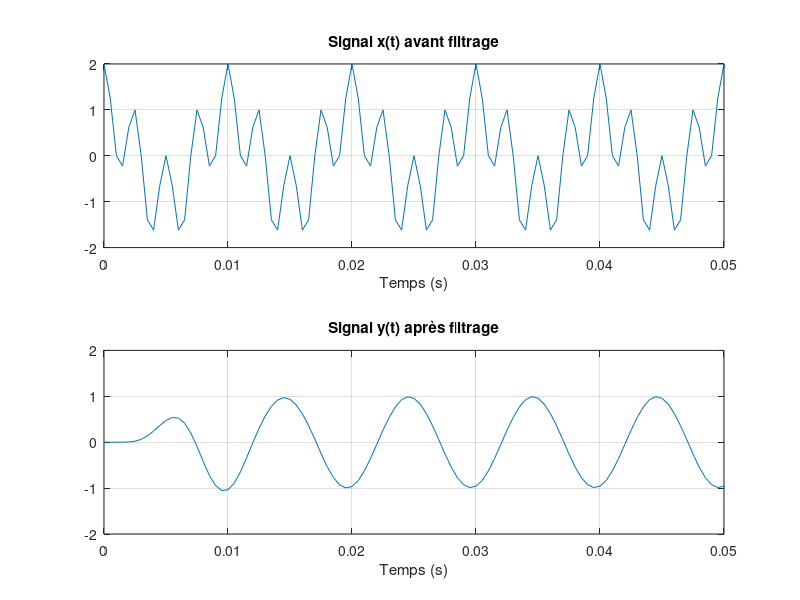

MATLAB code for this plot:
fa = 200;           % fréquence de la bande passante
fc = 350;           % fréquence de la bande atténuée
wa = 2*pi*fa;       % pulsation de fa
wc = 2*pi*fc;       % pulsation de fc
ra = 2;             % Atténuation max en bande passante (dB)
rc = 40;            % Atténuation min en bande coupée (dB)

% Conception du filtre Butterworth analogique
[n, wn] = buttord(wa, wc, ra, rc, 's'); % Calcul de l’ordre
[b, a] = butter(n, wn, 's');            % Calcul des coefficients du filtre

% Construction du signal x(t)
fe = 2000;           % fréquence d’échantillonnage
f1 = 100;            % fréquence dans la bande passante
f2 = 400;            % fréquence hors bande
t = 0:1/fe:1;       

x1 = cos(2*pi*f1*t); % composante à 100 Hz
x2 = cos(2*pi*f2*t); % composante à 400 Hz
x = x1 + x2;         % signal composé


sys = tf(b, a);        % création de la fonction de transfert
y = lsim(sys, x, t);   % sortie filtrée du signal

% Affichage dans le domaine temporel
figure;
subplot(211);
plot(t, x);
grid on;
axis([0 5/f1 -2 2]);
xlabel('Temps (s)');
title('Signal x(t) avant filtrage');

subplot(212);
plot(t, y);
grid on;
axis([0 5/f1 -2 2]);
xlabel('Temps (s)');
title('Signal y(t) après filtrage');
